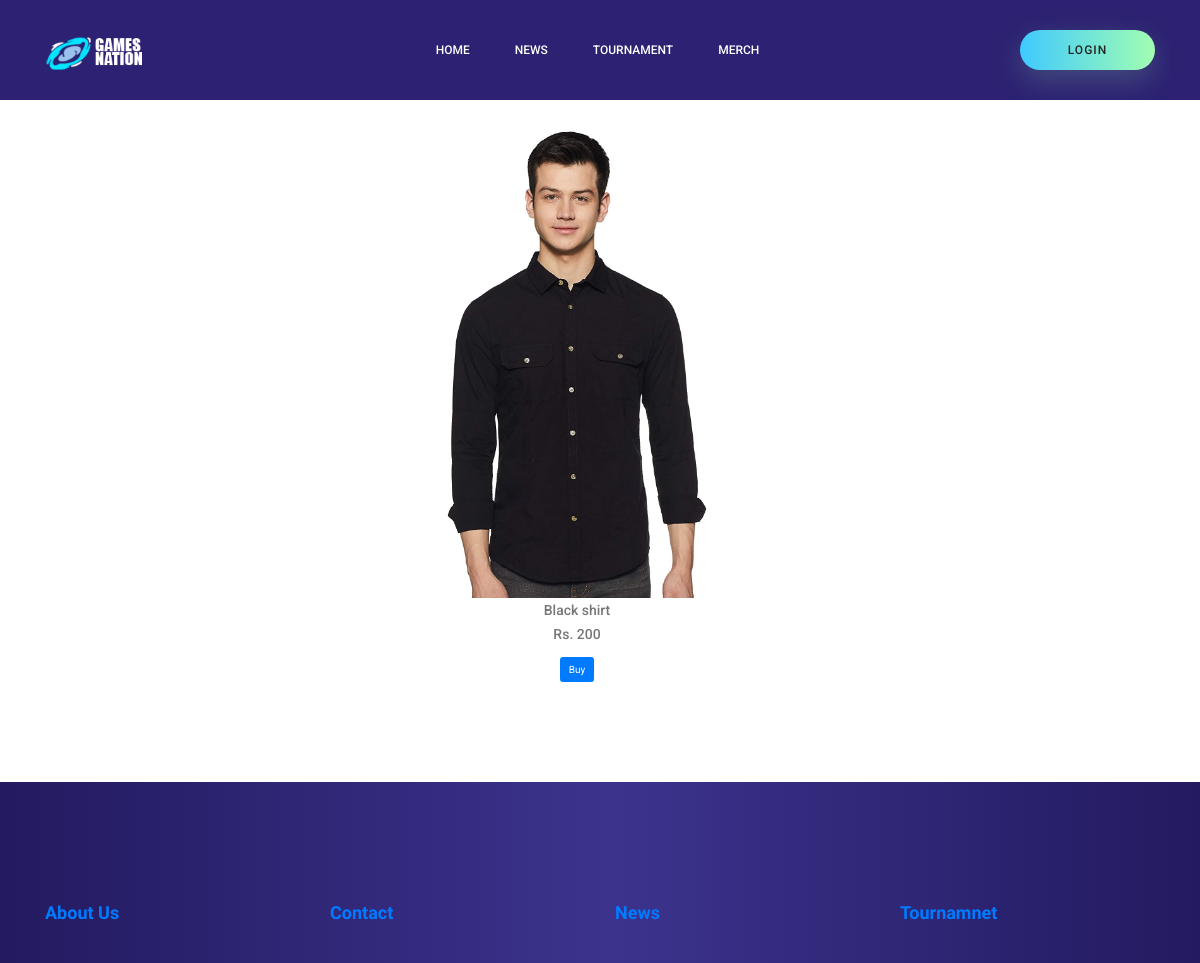
The app's page /merch/payment/prod4/ with its own data.
### merch/models.py (models this page shows, shortened)
class Product(models.Model):
    name = models.CharField(max_length=50)
    price = models.IntegerField(default=0)
    category = models.ForeignKey(Category, on_delete=models.CASCADE, default=1)
    description = models.CharField(max_length=200, default='' , null=True , blank=True)
    image = models.ImageField(upload_to='images/')
    slug = models.CharField(max_length=200)
    def __str__(self):
                return 'This is ' +self.name

### merch/views.py (the view)
# urls.py: path('payment/<str:slug>/', views.payment, name='payment'),
def payment(request, slug):
    prod = Product.objects.filter(slug = slug).first()
    print(prod)
    context = {'prod': prod}
    return render(request , 'payment.html', context)

### merch/templates/merch/payment.html (shortened to what this page needs)
{% extends 'index.html' %}
{% load static %}
{% block content %}
<div class="row" style="margin-top:100px">
 <center>
            <div class="col-lg-4 col-md-8" style="margin-bottom:100px"  >
                <div class="blog_items">
                   <div class="blog_img_box">
                        <img class="img-fluid" src="{{prod.image.url}}" alt="">
                    </div>
                    <div class="blog_content">
                       <center> <a class="title" >{{prod.name}}</a></center>
                        <center><p>Rs. {{prod.price}}</p></center>
                        <a href="/merch/payment/{{merch.slug}}"><center><button type="button" class="btn btn-primary">Buy</button></center></a>
                    </div>
                </div>
            </div>
            </center>
        </div>
{% endblock content %}

### static/base/css/login.css (style rules this page uses)
body { background: #004e92; font-family: "Roboto", sans-serif; -webkit-font-smoothing: antialiased; -moz-osx-font-smoothing: grayscale; }
.row:after { content: ""; display: table; clear: both; }

### static/base/css/search.css (style rules this page uses)
body { background-color: #eee; font-family: "Poppins", sans-serif; font-weight: 300 }

### records on screen
Product: image (picture), name "Black shirt", price "200"
